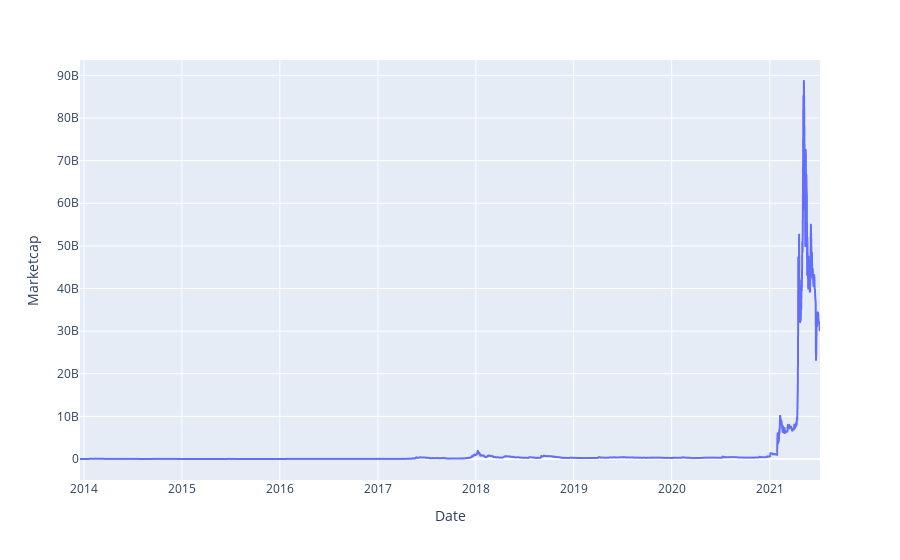

Source (notebook cell):
### Code cell
fig = px.line(data, x='Date', y="Marketcap")
fig.show();

### Figure 1 — Plotly figure (JSON) as saved in the notebook; plotly's stock layout.template omitted (floating-point values rounded to 4 significant figures; data arrays with more than 128 entries replaced by an {"elided": "..."} marker saying what was removed)
{"data": [{"hovertemplate": "Date=%{x}<br>Marketcap=%{y}<extra></extra>", "legendgroup": "", "line": {"color": "#636efa", "dash": "solid"}, "marker": {"symbol": "circle"}, "mode": "lines", "name": "", "showlegend": false, "x": {"elided": "2760 str values"}, "xaxis": "x", "y": {"elided": "2760 float values"}, "yaxis": "y", "type": "scattergl"}], "layout": {"xaxis": {"anchor": "y", "domain": [0, 1], "title": {"text": "Date"}}, "yaxis": {"anchor": "x", "domain": [0, 1], "title": {"text": "Marketcap"}}, "legend": {"tracegroupgap": 0}, "margin": {"t": 60}}}
